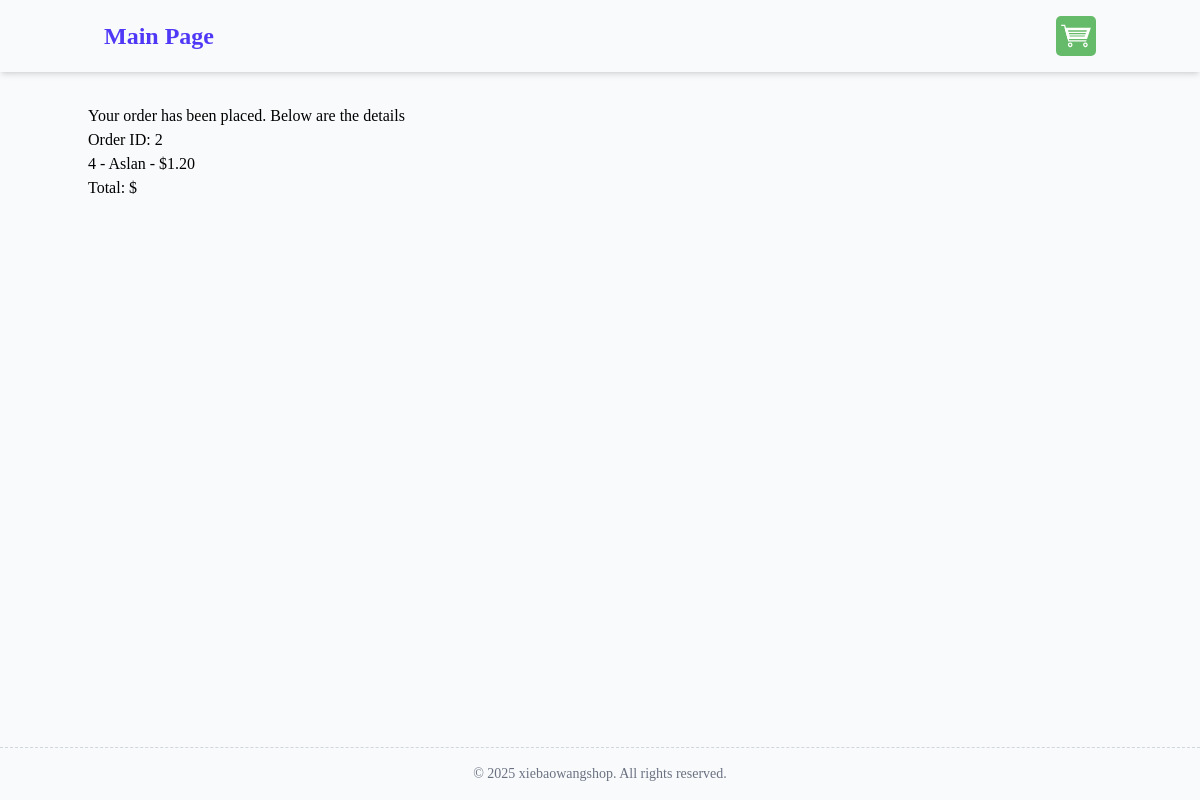
The app's page /orders/confirmation/2 with its own data.
### orders/models.py (models this page shows, shortened)
class Order(models.Model):
    full_name=models.CharField(max_length=250)
    email=models.EmailField()
    address=models.CharField(max_length=250)
    created_at=models.DateTimeField(auto_now_add=True)
    update_at=models.DateTimeField(auto_now=True)
    paid=models.BooleanField(default=False)

class OrderItem(models.Model):
    order=models.ForeignKey(Order, related_name="items",on_delete=models.CASCADE)
    product=models.ForeignKey(Product, related_name="order_items",on_delete=models.CASCADE)
    price=models.DecimalField(max_digits=10, decimal_places=2)
    quantity=models.PositiveIntegerField(default=1)

### products/models.py (models this page shows, shortened)
class Product(models.Model):
    category = models.ForeignKey(Category,related_name="products",on_delete=models.CASCADE)
    name = models.CharField(max_length=250)
    slug = models.SlugField(unique=True)
    description = models.TextField(blank=True)
    price = models.DecimalField(max_digits=10,decimal_places=2)
    available = models.BooleanField(default=True)
    created = models.DateTimeField(auto_now_add=True)
    updated = models.DateTimeField(auto_now=True)
    image = models.ImageField(upload_to="products",blank=True)

### orders/views.py (the view)
# urls.py: path('confirmation/<int:order_id>', views.order_confirmation, name='order_confirmation'),
def order_confirmation(request, order_id):
    order=get_object_or_404(Order, id=order_id)
    return render(request, 'orders/order_confirmation.html', {'order': order})

### orders/templates/orders/order_confirmation.html (shortened to what this page needs)
{% extends "base.html" %}
{% block content %}
<h2>Your order has been placed. Below are the details</h2>
<h3>Order ID: {{ order.id }}</h3>
<ul>
    {%for item in order.items.all %}
    <li>{{ item.quantity }} - {{ item.product.name }} - ${{ item.product.price }}</li>
    {%endfor%}
</ul>
<p>Total: ${{ order.total }}</p>
{%endblock %}

### records on screen
Order: id "2"
OrderItem: quantity "4", product.name "Aslan", product.price "1.20"
